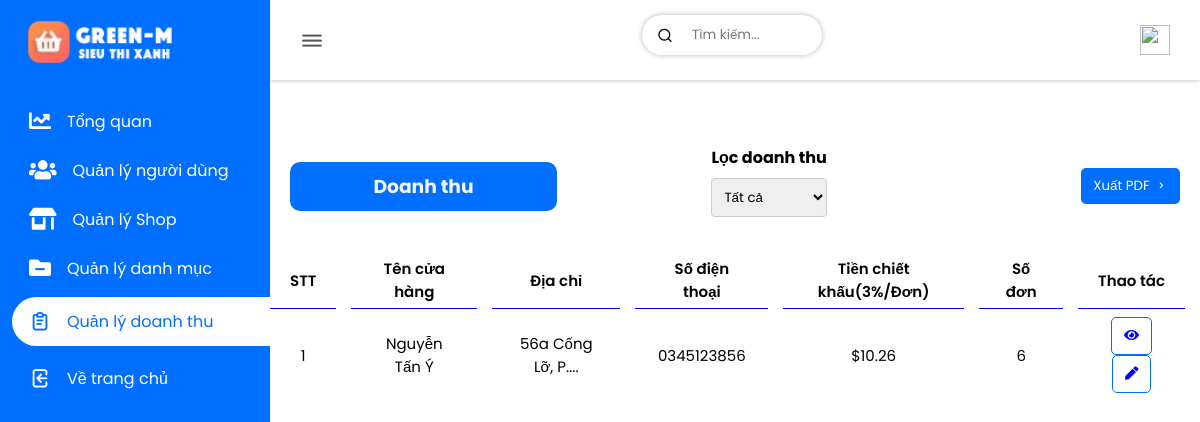
Screenshot of /admin/admin/index.php?act=order with the database file from the repository.
### tables this page shows
CREATE TABLE `account` (
  `account_id` int(123) NOT NULL,
  `account_name` longblob NOT NULL,
  `account_sex` varchar(3) NOT NULL,
  `account_address` varchar(80) NOT NULL,
  `account_number_pay` varchar(25) NOT NULL,
  `account_pay` varchar(15) NOT NULL,
  `account_avt` varchar(299) NOT NULL DEFAULT 'view/images/account/user.png',
  `account_username` varchar(30) NOT NULL,
  `account_email` varchar(40) NOT NULL,
  `account_verified_mail` varchar(15) NOT NULL DEFAULT 'Chưa xác thực',
  `account_phone` varchar(10) NOT NULL,
  `account_pass` varchar(100) NOT NULL,
  `account_position` varchar(20) NOT NULL DEFAULT 'Khách hàng',
  `account_notify` varchar(100) NOT NULL,
  `account_status` varchar(30) NOT NULL DEFAULT 'Offline',
  `time_reg` timestamp NOT NULL DEFAULT current_timestamp()
);

### admin/admin/model/connect.php (called while the page is built, shortened)
<?php
    class dao_con {
        public static function conn_db() {
            $sqlServer = "mysql:host=localhost; dbname=green_m8683";
            $username = "root";
            $password = "";
            try {
                $conn = new PDO($sqlServer, $username, $password);
                $conn->setAttribute(PDO::ATTR_ERRMODE, PDO::ERRMODE_EXCEPTION);
            } catch(PDOException $e) {
                echo 'Ket noi database that bai do ' . $e->getMessage();
            }
            return $conn;
        }
        public static function conn_show_all($sql) {
            $conn = self::conn_db();
            $sqlBindParam = array_slice(func_get_args(), 1);
            try {
                $stmt = $conn->prepare($sql);
                $stmt->execute($sqlBindParam);
                $ketqua = $stmt->fetchAll();
                return $ketqua;
            } catch (PDOException $e) {
                throw $e;
            } finally {
                unset($conn);
            }
        }
    }
?>

### admin/admin/model/order.php (called while the page is built, shortened)
<?php
    include_once "connect.php";
    class order_lass extends dao_con {
        public static function show_order() {
            $sql = "SELECT orders.*, account.account_name, account.account_id
                    FROM orders
                    JOIN account ON orders.shop_id = account.account_id
                    ORDER BY orders.order_id DESC
            ";
            return self::conn_show_all($sql);
        }
        public static function show_doanhthu() {
            $sql = "SELECT account.*, COUNT(orders.order_id) AS order_count
                    FROM account
                    INNER JOIN orders ON account.account_id = orders.shop_id
                    GROUP BY account.account_id
            ";
            return self::conn_show_all($sql);
        }
    }
?>

### admin/admin/view/order.php (the view, shortened to what this page needs)
   <div class="wrapper flex">
      <div class="projects-category">
         <div class="card-header flex flex-tinh2">
            <h3>Doanh thu</h3>
            <div class="fill-doanhthu">
               <label for="fill-doanhthu">Lọc doanh thu</label>
               <select name="fill-doanhthu" class="fill-doanhthu-btn">
                  <option value="All">Tất cả</option>
               </select>
            </div>
            <button>Xuất PDF<i class="uil uil-angle-right"></i></button>
         </div>
         <table>
            <thead>
               <th>
                  <tr>
                     <td>STT</td>
                     <td>Tên cửa hàng</td>
                     <td>Địa chỉ</td>
                     <td>Số điện thoại</td>
                     <td>Tiền chiết khấu(3%/Đơn)</td>
                     <td>Số đơn</td>
                     <td>Thao tác</td>
                  </tr>
               </th>
            </thead>
            <tbody>
               <?php
                  foreach($show as $items) {
                     extract($items);
                     $count_revenue = 0;
                     foreach ($count as $jtems) {
                        if ($account_id == $jtems['account_id']) {
                           $count_revenue += $jtems['order_total'];
                        }
                     }
                     $total_revenue = $count_revenue * 0.03;
                     $address = substr($account_address, 0, 18) . '...';
                     echo '
                        <tr>
                           <td>1</td>
                           <td>'. $account_name .'</td>
                           <td class="address-user">'. $address .'.<input type="hidden" value="'. $account_address .'"></td>
                           <td>'. $account_phone .'</td>
                           <td>$'. $total_revenue .'</td>
                           <td>'. $order_count .'</td>
                           <td class="kkk2">
                              <button>
                              <i class="fas fa-eye"></i>
                              </button>
                              <button>
                              <i class="fas fa-pen"></i></i>
                              </button>
                           </td>
                        </tr>
                     ';
                  }
               ?>
            </tbody>
         </table>
      </div>
   </div>
</div>

### admin/admin/view/layout/style.css (style rules this page uses)
:root { --main-color: #006eff; --text-grey: #8390a2; --text-white: #fff; --shadow: 0 0 5px rgba(0, 0, 0, 0.3); }
* { padding: 0; margin: 0; box-sizing: border-box; font-family: 'Poppins', sans-serif; list-style: none; text-decoration: none; }
.flex { display: flex; align-items: center; justify-content: space-between; flex-wrap: wrap; }
.flex-tinh2 h3 { background-color: #006eff; width: 30%; padding: 10px 20px; display: flex; justify-content: center; align-items: center; border-radius: 10px; color: whitesmoke; }
.kkk2 button { color: blue; background-color: white; border: 1px solid #006eff; }
.kkk2 button i { margin-left: 0px; }
.wrapper { margin-top: 50px; flex-wrap: wrap; align-items: flex-start; }
.projects-category { flex-basis: 100%; }
.card-header { padding: 15px 20px; }
button { border: none; outline: none; border-radius: 5px; padding: 8px 12px; background-color: var(--main-color); color: var(--text-white); cursor: pointer; }
button i { margin-left: 5px; }
table { width: 100%; height: 100%; padding: 15px 20px; font-size: 15px; border-collapse: collapse; }
thead { border-bottom: .5px solid blue; }
tr, td, th { padding: 8px 20px; text-align: center; }
td { border-right: 15px solid transparent; }
thead :is(tr, td, th) { padding: 5px 20px; font-weight: 600; }
label { display: block; margin-bottom: 8px; font-weight: bold; }
input, select { width: 100%; padding: 8px; box-sizing: border-box; margin-bottom: 10px; border: 1px solid #ccc; border-radius: 4px; }
tbody tr td { cursor: pointer; }
.box-log input, select, .box-category input, select { width: 100%; padding: 8px; box-sizing: border-box; margin-bottom: 10px; border: 1px solid #ccc; border-radius: 4px; }
.fill-doanhthu { display: grid; margin-right: 100px; }

### rows the page displays
account: account_name "Nguyễn Tấn Ý", account_address "56a Cống Lỡ, P...", account_phone "0345123856", total_revenue "10.26", order_count "6"
